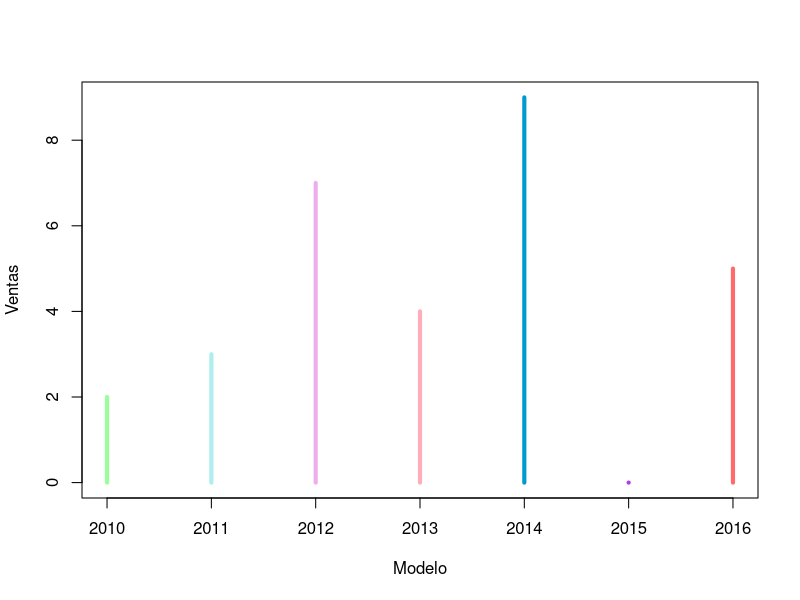

Write R code to recreate this figure.
Modelo=2010:2016 # Ingresa datos
Ventas=c(2,3,7,4,9,0,5) # Ingresa datos

plot(Modelo, Ventas, type="h", lty="solid", lwd=4, 
    col=c("palegreen1", "paleturquoise", "plum2", "lightpink1", "deepskyblue3", 
          "darkorchid2", "indianred1")) 
# Produce un diagrama de bastones
